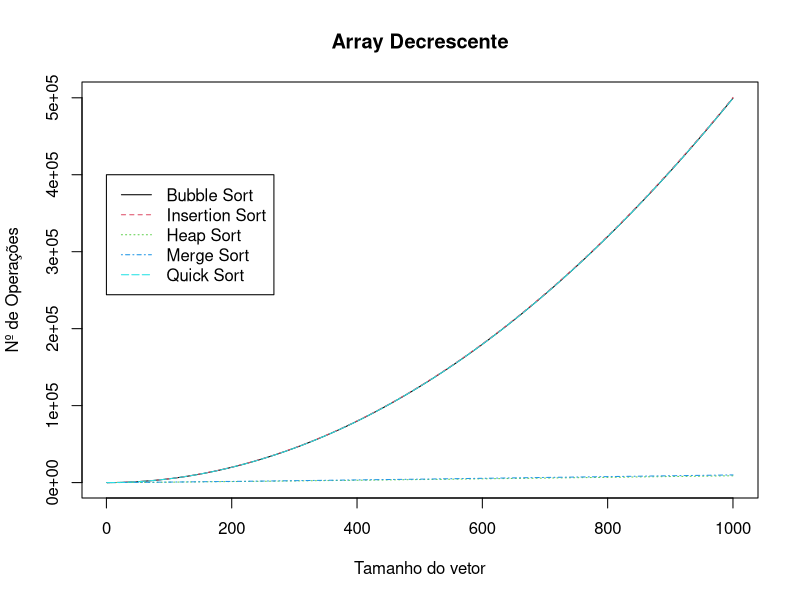

This chart was generated by the following R code:
b<-c(0,
     1,
     3,
     6,
     10,
     15,
     21,
     28,
     36,
     45,
     55,
     66,
     78,
     91,
     105,
     120,
     136,
     153,
     171,
     190,
     210,
     231,
     253,
     276,
     300,
     325,
     351,
     378,
     406,
     435,
     465,
     496,
     528,
     561,
     595,
     630,
     666,
     703,
     741,
     780,
     820,
     861,
     903,
     946,
     990,
     1035,
     1081,
     1128,
     1176,
     1225,
     1275,
     1326,
     1378,
     1431,
     1485,
     1540,
     1596,
     1653,
     1711,
     1770,
     1830,
     1891,
     1953,
     2016,
     2080,
     2145,
     2211,
     2278,
     2346,
     2415,
     2485,
     2556,
     2628,
     2701,
     2775,
     2850,
     2926,
     3003,
     3081,
     3160,
     3240,
     3321,
     3403,
     3486,
     3570,
     3655,
     3741,
     3828,
     3916,
     4005,
     4095,
     4186,
     4278,
     4371,
     4465,
     4560,
     4656,
     4753,
     4851,
     4950,
     5050,
     5151,
     5253,
     5356,
     5460,
     5565,
     5671,
     5778,
     5886,
     5995,
     6105,
     6216,
     6328,
     6441,
     6555,
     6670,
     6786,
     6903,
     7021,
     7140,
     7260,
     7381,
     7503,
     7626,
     7750,
     7875,
     8001,
     8128,
     8256,
     8385,
     8515,
     8646,
     8778,
     8911,
     9045,
     9180,
     9316,
     9453,
     9591,
     9730,
     9870,
     10011,
     10153,
     10296,
     10440,
     10585,
     10731,
     10878,
     11026,
     11175,
     11325,
     11476,
     11628,
     11781,
     11935,
     12090,
     12246,
     12403,
     12561,
     12720,
     12880,
     13041,
     13203,
     13366,
     13530,
     13695,
     13861,
     14028,
     14196,
     14365,
     14535,
     14706,
     14878,
     15051,
     15225,
     15400,
     15576,
     15753,
     15931,
     16110,
     16290,
     16471,
     16653,
     16836,
     17020,
     17205,
     17391,
     17578,
     17766,
     17955,
     18145,
     18336,
     18528,
     18721,
     18915,
     19110,
     19306,
     19503,
     19701,
     19900,
     20100,
     20301,
     20503,
     20706,
     20910,
     21115,
     21321,
     21528,
     21736,
     21945,
     22155,
     22366,
     22578,
     22791,
     23005,
     23220,
     23436,
     23653,
     23871,
     24090,
     24310,
     24531,
     24753,
     24976,
     25200,
     25425,
     25651,
     25878,
     26106,
     26335,
     26565,
     26796,
     27028,
     27261,
     27495,
     27730,
     27966,
     28203,
     28441,
     28680,
     28920,
     29161,
     29403,
     29646,
     29890,
     30135,
     30381,
     30628,
     30876,
     31125,
     31375,
     31626,
     31878,
     32131,
     32385,
     32640,
     32896,
     33153,
     33411,
     33670,
     33930,
     34191,
     34453,
     34716,
     34980,
     35245,
     35511,
     35778,
     36046,
     36315,
     36585,
     36856,
     37128,
     37401,
     37675,
     37950,
     38226,
     38503,
     38781,
     39060,
     39340,
     39621,
     39903,
     40186,
     40470,
     40755,
     41041,
     41328,
     41616,
     41905,
     42195,
     42486,
     42778,
     43071,
     43365,
     43660,
     43956,
     44253,
     44551,
     44850,
     45150,
     45451,
     45753,
     46056,
     46360,
     46665,
     46971,
     47278,
     47586,
     47895,
     48205,
     48516,
     48828,
     49141,
     49455,
     49770,
     50086,
     50403,
     50721,
     51040,
     51360,
     51681,
     52003,
     52326,
     52650,
     52975,
     53301,
     53628,
     53956,
     54285,
     54615,
     54946,
     55278,
     55611,
     55945,
     56280,
     56616,
     56953,
     57291,
     57630,
     57970,
     58311,
     58653,
     58996,
     59340,
     59685,
     60031,
     60378,
     60726,
     61075,
     61425,
     61776,
     62128,
     62481,
     62835,
     63190,
     63546,
     63903,
     64261,
     64620,
     64980,
     65341,
     65703,
     66066,
     66430,
     66795,
     67161,
     67528,
     67896,
     68265,
     68635,
     69006,
     69378,
     69751,
     70125,
     70500,
     70876,
     71253,
     71631,
     72010,
     72390,
     72771,
     73153,
     73536,
     73920,
     74305,
     74691,
     75078,
     75466,
     75855,
     76245,
     76636,
     77028,
     77421,
     77815,
     78210,
     78606,
     79003,
     79401,
     79800,
     80200,
     80601,
     81003,
     81406,
     81810,
     82215,
     82621,
     83028,
     83436,
     83845,
     84255,
     84666,
     85078,
     85491,
     85905,
     86320,
     86736,
     87153,
     87571,
     87990,
     88410,
     88831,
     89253,
     89676,
     90100,
     90525,
     90951,
     91378,
     91806,
     92235,
     92665,
     93096,
     93528,
     93961,
     94395,
     94830,
     95266,
     95703,
     96141,
     96580,
     97020,
     97461,
     97903,
     98346,
     98790,
     99235,
     99681,
     100128,
     100576,
     101025,
     101475,
     101926,
     102378,
     102831,
     103285,
     103740,
     104196,
     104653,
     105111,
     105570,
     106030,
     106491,
     106953,
     107416,
     107880,
     108345,
     108811,
     109278,
     109746,
     110215,
     110685,
     111156,
     111628,
     112101,
     112575,
     113050,
     113526,
     114003,
     114481,
     114960,
     115440,
     115921,
     116403,
     116886,
     117370,
     117855,
     118341,
     118828,
     119316,
     119805,
     120295,
     120786,
     121278,
     121771,
     122265,
     122760,
     123256,
     123753,
     124251,
     124750,
     125250,
     125751,
     126253,
     126756,
     127260,
     127765,
     128271,
     128778,
     129286,
     129795,
     130305,
     130816,
     131328,
     131841,
     132355,
     132870,
     133386,
     133903,
     134421,
     134940,
     135460,
     135981,
     136503,
     137026,
     137550,
     138075,
     138601,
     139128,
     139656,
     140185,
     140715,
     141246,
     141778,
     142311,
     142845,
     143380,
     143916,
     144453,
     144991,
     145530,
     146070,
     146611,
     147153,
     147696,
     148240,
     148785,
     149331,
     149878,
     150426,
     150975,
     151525,
     152076,
     152628,
     153181,
     153735,
     154290,
     154846,
     155403,
     155961,
     156520,
     157080,
     157641,
     158203,
     158766,
     159330,
     159895,
     160461,
     161028,
     161596,
     162165,
     162735,
     163306,
     163878,
     164451,
     165025,
     165600,
     166176,
     166753,
     167331,
     167910,
     168490,
     169071,
     169653,
     170236,
     170820,
     171405,
     171991,
     172578,
     173166,
     173755,
     174345,
     174936,
     175528,
     176121,
     176715,
     177310,
     177906,
     178503,
     179101,
     179700,
     180300,
     180901,
     181503,
     182106,
     182710,
     183315,
     183921,
     184528,
     185136,
     185745,
     186355,
     186966,
     187578,
     188191,
     188805,
     189420,
     190036,
     190653,
     191271,
     191890,
     192510,
     193131,
     193753,
     194376,
     195000,
     195625,
     196251,
     196878,
     197506,
     198135,
     198765,
     199396,
     200028,
     200661,
     201295,
     201930,
     202566,
     203203,
     203841,
     204480,
     205120,
     205761,
     206403,
     207046,
     207690,
     208335,
     208981,
     209628,
     210276,
     210925,
     211575,
     212226,
     212878,
     213531,
     214185,
     214840,
     215496,
     216153,
     216811,
     217470,
     218130,
     218791,
     219453,
     220116,
     220780,
     221445,
     222111,
     222778,
     223446,
     224115,
     224785,
     225456,
     226128,
     226801,
     227475,
     228150,
     228826,
     229503,
     230181,
     230860,
     231540,
     232221,
     232903,
     233586,
     234270,
     234955,
     235641,
     236328,
     237016,
     237705,
     238395,
     239086,
     239778,
     240471,
     241165,
     241860,
     242556,
     243253,
     243951,
     244650,
     245350,
     246051,
     246753,
     247456,
     248160,
     248865,
     249571,
     250278,
     250986,
     251695,
     252405,
     253116,
     253828,
     254541,
     255255,
     255970,
     256686,
     257403,
     258121,
     258840,
     259560,
     260281,
     261003,
     261726,
     262450,
     263175,
     263901,
     264628,
     265356,
     266085,
     266815,
     267546,
     268278,
     269011,
     269745,
     270480,
     271216,
     271953,
     272691,
     273430,
     274170,
     274911,
     275653,
     276396,
     277140,
     277885,
     278631,
     279378,
     280126,
     280875,
     281625,
     282376,
     283128,
     283881,
     284635,
     285390,
     286146,
     286903,
     287661,
     288420,
     289180,
     289941,
     290703,
     291466,
     292230,
     292995,
     293761,
     294528,
     295296,
     296065,
     296835,
     297606,
     298378,
     299151,
     299925,
     300700,
     301476,
     302253,
     303031,
     303810,
     304590,
     305371,
     306153,
     306936,
     307720,
     308505,
     309291,
     310078,
     310866,
     311655,
     312445,
     313236,
     314028,
     314821,
     315615,
     316410,
     317206,
     318003,
     318801,
     319600,
     320400,
     321201,
     322003,
     322806,
     323610,
     324415,
     325221,
     326028,
     326836,
     327645,
     328455,
     329266,
     330078,
     330891,
     331705,
     332520,
     333336,
     334153,
     334971,
     335790,
     336610,
     337431,
     338253,
     339076,
     339900,
     340725,
     341551,
     342378,
     343206,
     344035,
     344865,
     345696,
     346528,
     347361,
     348195,
     349030,
     349866,
     350703,
     351541,
     352380,
     353220,
     354061,
     354903,
     355746,
     356590,
     357435,
     358281,
     359128,
     359976,
     360825,
     361675,
     362526,
     363378,
     364231,
     365085,
     365940,
     366796,
     367653,
     368511,
     369370,
     370230,
     371091,
     371953,
     372816,
     373680,
     374545,
     375411,
     376278,
     377146,
     378015,
     378885,
     379756,
     380628,
     381501,
     382375,
     383250,
     384126,
     385003,
     385881,
     386760,
     387640,
     388521,
     389403,
     390286,
     391170,
     392055,
     392941,
     393828,
     394716,
     395605,
     396495,
     397386,
     398278,
     399171,
     400065,
     400960,
     401856,
     402753,
     403651,
     404550,
     405450,
     406351,
     407253,
     408156,
     409060,
     409965,
     410871,
     411778,
     412686,
     413595,
     414505,
     415416,
     416328,
     417241,
     418155,
     419070,
     419986,
     420903,
     421821,
     422740,
     423660,
     424581,
     425503,
     426426,
     427350,
     428275,
     429201,
     430128,
     431056,
     431985,
     432915,
     433846,
     434778,
     435711,
     436645,
     437580,
     438516,
     439453,
     440391,
     441330,
     442270,
     443211,
     444153,
     445096,
     446040,
     446985,
     447931,
     448878,
     449826,
     450775,
     451725,
     452676,
     453628,
     454581,
     455535,
     456490,
     457446,
     458403,
     459361,
     460320,
     461280,
     462241,
     463203,
     464166,
     465130,
     466095,
     467061,
     468028,
     468996,
     469965,
     470935,
     471906,
     472878,
     473851,
     474825,
     475800,
     476776,
     477753,
     478731,
     479710,
     480690,
     481671,
     482653,
     483636,
     484620,
     485605,
     486591,
     487578,
     488566,
     489555,
     490545,
     491536,
     492528,
     493521,
     494515,
     495510,
     496506,
     497503,
     498501,
     499500)
i<-c(0,
     2,
     5,
     9,
     14,
     20,
     27,
     35,
     44,
     54,
     65,
     77,
     90,
     104,
     119,
     135,
     152,
     170,
     189,
     209,
     230,
     252,
     275,
     299,
     324,
     350,
     377,
     405,
     434,
     464,
     495,
     527,
     560,
     594,
     629,
     665,
     702,
     740,
     779,
     819,
     860,
     902,
     945,
     989,
     1034,
     1080,
     1127,
     1175,
     1224,
     1274,
     1325,
     1377,
     1430,
     1484,
     1539,
     1595,
     1652,
     1710,
     1769,
     1829,
     1890,
     1952,
     2015,
     2079,
     2144,
     2210,
     2277,
     2345,
     2414,
     2484,
     2555,
     2627,
     2700,
     2774,
     2849,
     2925,
     3002,
     3080,
     3159,
     3239,
     3320,
     3402,
     3485,
     3569,
     3654,
     3740,
     3827,
     3915,
     4004,
     4094,
     4185,
     4277,
     4370,
     4464,
     4559,
     4655,
     4752,
     4850,
     4949,
     5049,
     5150,
     5252,
     5355,
     5459,
     5564,
     5670,
     5777,
     5885,
     5994,
     6104,
     6215,
     6327,
     6440,
     6554,
     6669,
     6785,
     6902,
     7020,
     7139,
     7259,
     7380,
     7502,
     7625,
     7749,
     7874,
     8000,
     8127,
     8255,
     8384,
     8514,
     8645,
     8777,
     8910,
     9044,
     9179,
     9315,
     9452,
     9590,
     9729,
     9869,
     10010,
     10152,
     10295,
     10439,
     10584,
     10730,
     10877,
     11025,
     11174,
     11324,
     11475,
     11627,
     11780,
     11934,
     12089,
     12245,
     12402,
     12560,
     12719,
     12879,
     13040,
     13202,
     13365,
     13529,
     13694,
     13860,
     14027,
     14195,
     14364,
     14534,
     14705,
     14877,
     15050,
     15224,
     15399,
     15575,
     15752,
     15930,
     16109,
     16289,
     16470,
     16652,
     16835,
     17019,
     17204,
     17390,
     17577,
     17765,
     17954,
     18144,
     18335,
     18527,
     18720,
     18914,
     19109,
     19305,
     19502,
     19700,
     19899,
     20099,
     20300,
     20502,
     20705,
     20909,
     21114,
     21320,
     21527,
     21735,
     21944,
     22154,
     22365,
     22577,
     22790,
     23004,
     23219,
     23435,
     23652,
     23870,
     24089,
     24309,
     24530,
     24752,
     24975,
     25199,
     25424,
     25650,
     25877,
     26105,
     26334,
     26564,
     26795,
     27027,
     27260,
     27494,
     27729,
     27965,
     28202,
     28440,
     28679,
     28919,
     29160,
     29402,
     29645,
     29889,
     30134,
     30380,
     30627,
     30875,
     31124,
     31374,
     31625,
     31877,
     32130,
     32384,
     32639,
     32895,
     33152,
     33410,
     33669,
     33929,
     34190,
     34452,
     34715,
     34979,
     35244,
     35510,
     35777,
     36045,
     36314,
     36584,
     36855,
     37127,
     37400,
     37674,
     37949,
     38225,
     38502,
     38780,
     39059,
     39339,
     39620,
     39902,
     40185,
     40469,
     40754,
     41040,
     41327,
     41615,
     41904,
     42194,
     42485,
     42777,
     43070,
     43364,
     43659,
     43955,
     44252,
     44550,
     44849,
     45149,
     45450,
     45752,
     46055,
     46359,
     46664,
     46970,
     47277,
     47585,
     47894,
     48204,
     48515,
     48827,
     49140,
     49454,
     49769,
     50085,
     50402,
     50720,
     51039,
     51359,
     51680,
     52002,
     52325,
     52649,
     52974,
     53300,
     53627,
     53955,
     54284,
     54614,
     54945,
     55277,
     55610,
     55944,
     56279,
     56615,
     56952,
     57290,
     57629,
     57969,
     58310,
     58652,
     58995,
     59339,
     59684,
     60030,
     60377,
     60725,
     61074,
     61424,
     61775,
     62127,
     62480,
     62834,
     63189,
     63545,
     63902,
     64260,
     64619,
     64979,
     65340,
     65702,
     66065,
     66429,
     66794,
     67160,
     67527,
     67895,
     68264,
     68634,
     69005,
     69377,
     69750,
     70124,
     70499,
     70875,
     71252,
     71630,
     72009,
     72389,
     72770,
     73152,
     73535,
     73919,
     74304,
     74690,
     75077,
     75465,
     75854,
     76244,
     76635,
     77027,
     77420,
     77814,
     78209,
     78605,
     79002,
     79400,
     79799,
     80199,
     80600,
     81002,
     81405,
     81809,
     82214,
     82620,
     83027,
     83435,
     83844,
     84254,
     84665,
     85077,
     85490,
     85904,
     86319,
     86735,
     87152,
     87570,
     87989,
     88409,
     88830,
     89252,
     89675,
     90099,
     90524,
     90950,
     91377,
     91805,
     92234,
     92664,
     93095,
     93527,
     93960,
     94394,
     94829,
     95265,
     95702,
     96140,
     96579,
     97019,
     97460,
     97902,
     98345,
     98789,
     99234,
     99680,
     100127,
     100575,
     101024,
     101474,
     101925,
     102377,
     102830,
     103284,
     103739,
     104195,
     104652,
     105110,
     105569,
     106029,
     106490,
     106952,
     107415,
     107879,
     108344,
     108810,
     109277,
     109745,
     110214,
     110684,
     111155,
     111627,
     112100,
     112574,
     113049,
     113525,
     114002,
     114480,
     114959,
     115439,
     115920,
     116402,
     116885,
     117369,
     117854,
     118340,
     118827,
     119315,
     119804,
     120294,
     120785,
     121277,
     121770,
     122264,
     122759,
     123255,
     123752,
     124250,
     124749,
     125249,
     125750,
     126252,
     126755,
     127259,
     127764,
     128270,
     128777,
     129285,
     129794,
     130304,
     130815,
     131327,
     131840,
     132354,
     132869,
     133385,
     133902,
     134420,
     134939,
     135459,
     135980,
     136502,
     137025,
     137549,
     138074,
     138600,
     139127,
     139655,
     140184,
     140714,
     141245,
     141777,
     142310,
     142844,
     143379,
     143915,
     144452,
     144990,
     145529,
     146069,
     146610,
     147152,
     147695,
     148239,
     148784,
     149330,
     149877,
     150425,
     150974,
     151524,
     152075,
     152627,
     153180,
     153734,
     154289,
     154845,
     155402,
     155960,
     156519,
     157079,
     157640,
     158202,
     158765,
     159329,
     159894,
     160460,
     161027,
     161595,
     162164,
     162734,
     163305,
     163877,
     164450,
     165024,
     165599,
     166175,
     166752,
     167330,
     167909,
     168489,
     169070,
     169652,
     170235,
     170819,
     171404,
     171990,
     172577,
     173165,
     173754,
     174344,
     174935,
     175527,
     176120,
     176714,
     177309,
     177905,
     178502,
     179100,
     179699,
     180299,
     180900,
     181502,
     182105,
     182709,
     183314,
     183920,
     184527,
     185135,
     185744,
     186354,
     186965,
     187577,
     188190,
     188804,
     189419,
     190035,
     190652,
     191270,
     191889,
     192509,
     193130,
     193752,
     194375,
     194999,
     195624,
     196250,
     196877,
     197505,
     198134,
     198764,
     199395,
     200027,
     200660,
     201294,
     201929,
     202565,
     203202,
     203840,
     204479,
     205119,
     205760,
     206402,
     207045,
     207689,
     208334,
     208980,
     209627,
     210275,
     210924,
     211574,
     212225,
     212877,
     213530,
     214184,
     214839,
     215495,
     216152,
     216810,
     217469,
     218129,
     218790,
     219452,
     220115,
     220779,
     221444,
     222110,
     222777,
     223445,
     224114,
     224784,
     225455,
     226127,
     226800,
     227474,
     228149,
     228825,
     229502,
     230180,
     230859,
     231539,
     232220,
     232902,
     233585,
     234269,
     234954,
     235640,
     236327,
     237015,
     237704,
     238394,
     239085,
     239777,
     240470,
     241164,
     241859,
     242555,
     243252,
     243950,
     244649,
     245349,
     246050,
     246752,
     247455,
     248159,
     248864,
     249570,
     250277,
     250985,
     251694,
     252404,
     253115,
     253827,
     254540,
     255254,
     255969,
     256685,
     257402,
     258120,
     258839,
     259559,
     260280,
     261002,
     261725,
     262449,
     263174,
     263900,
     264627,
     265355,
     266084,
     266814,
     267545,
     268277,
     269010,
     269744,
     270479,
     271215,
     271952,
     272690,
     273429,
     274169,
     274910,
     275652,
     276395,
     277139,
     277884,
     278630,
     279377,
     280125,
     280874,
     281624,
     282375,
     283127,
     283880,
     284634,
     285389,
     286145,
     286902,
     287660,
     288419,
     289179,
     289940,
     290702,
     291465,
     292229,
     292994,
     293760,
     294527,
     295295,
     296064,
     296834,
     297605,
     298377,
     299150,
     299924,
     300699,
     301475,
     302252,
     303030,
     303809,
     304589,
     305370,
     306152,
     306935,
     307719,
     308504,
     309290,
     310077,
     310865,
     311654,
     312444,
     313235,
     314027,
     314820,
     315614,
     316409,
     317205,
     318002,
     318800,
     319599,
     320399,
     321200,
     322002,
     322805,
     323609,
     324414,
     325220,
     326027,
     326835,
     327644,
     328454,
     329265,
     330077,
     330890,
     331704,
     332519,
     333335,
     334152,
     334970,
     335789,
     336609,
     337430,
     338252,
     339075,
     339899,
     340724,
     341550,
     342377,
     343205,
     344034,
     344864,
     345695,
     346527,
     347360,
     348194,
     349029,
     349865,
     350702,
     351540,
     352379,
     353219,
     354060,
     354902,
     355745,
     356589,
     357434,
     358280,
     359127,
     359975,
     360824,
     361674,
     362525,
     363377,
     364230,
     365084,
     365939,
     366795,
     367652,
     368510,
     369369,
     370229,
     371090,
     371952,
     372815,
     373679,
     374544,
     375410,
     376277,
     377145,
     378014,
     378884,
     379755,
     380627,
     381500,
     382374,
     383249,
     384125,
     385002,
     385880,
     386759,
     387639,
     388520,
     389402,
     390285,
     391169,
     392054,
     392940,
     393827,
     394715,
     395604,
     396494,
     397385,
     398277,
     399170,
     400064,
     400959,
     401855,
     402752,
     403650,
     404549,
     405449,
     406350,
     407252,
     408155,
     409059,
     409964,
     410870,
     411777,
     412685,
     413594,
     414504,
     415415,
     416327,
     417240,
     418154,
     419069,
     419985,
     420902,
     421820,
     422739,
     423659,
     424580,
     425502,
     426425,
     427349,
     428274,
     429200,
     430127,
     431055,
     431984,
     432914,
     433845,
     434777,
     435710,
     436644,
     437579,
     438515,
     439452,
     440390,
     441329,
     442269,
     443210,
     444152,
     445095,
     446039,
     446984,
     447930,
     448877,
     449825,
     450774,
     451724,
     452675,
     453627,
     454580,
     455534,
     456489,
     457445,
     458402,
     459360,
     460319,
     461279,
     462240,
     463202,
     464165,
     465129,
     466094,
     467060,
     468027,
     468995,
     469964,
     470934,
     471905,
     472877,
     473850,
     474824,
     475799,
     476775,
     477752,
     478730,
     479709,
     480689,
     481670,
     482652,
     483635,
     484619,
     485604,
     486590,
     487577,
     488565,
     489554,
     490544,
     491535,
     492527,
     493520,
     494514,
     495509,
     496505,
     497502,
     498500,
     499499,
     500499)
h<-c(0,
     2,
     4,
     6,
     10,
     12,
     14,
     20,
     24,
     26,
     28,
     34,
     40,
     42,
     46,
     50,
     54,
     60,
     66,
     72,
     74,
     80,
     84,
     92,
     92,
     100,
     106,
     110,
     114,
     122,
     126,
     128,
     134,
     142,
     148,
     154,
     156,
     162,
     168,
     174,
     182,
     192,
     200,
     202,
     206,
     208,
     212,
     218,
     224,
     232,
     242,
     246,
     258,
     260,
     266,
     270,
     276,
     284,
     292,
     294,
     306,
     306,
     318,
     320,
     330,
     338,
     340,
     346,
     348,
     360,
     362,
     368,
     376,
     386,
     390,
     400,
     408,
     416,
     414,
     426,
     430,
     442,
     444,
     452,
     456,
     466,
     470,
     486,
     492,
     496,
     502,
     512,
     512,
     518,
     520,
     536,
     536,
     548,
     548,
     566,
     566,
     580,
     578,
     594,
     600,
     606,
     608,
     620,
     630,
     634,
     640,
     654,
     656,
     670,
     672,
     676,
     688,
     688,
     694,
     704,
     714,
     716,
     722,
     738,
     736,
     744,
     752,
     766,
     768,
     774,
     780,
     790,
     804,
     804,
     820,
     832,
     826,
     834,
     846,
     850,
     860,
     856,
     874,
     886,
     894,
     892,
     900,
     914,
     918,
     924,
     936,
     948,
     952,
     954,
     972,
     966,
     974,
     994,
     1002,
     1008,
     1004,
     1018,
     1032,
     1036,
     1046,
     1046,
     1054,
     1062,
     1082,
     1074,
     1092,
     1088,
     1098,
     1108,
     1130,
     1120,
     1134,
     1140,
     1154,
     1152,
     1170,
     1174,
     1200,
     1196,
     1202,
     1204,
     1222,
     1224,
     1236,
     1234,
     1252,
     1254,
     1256,
     1258,
     1278,
     1282,
     1298,
     1292,
     1312,
     1306,
     1324,
     1326,
     1344,
     1350,
     1358,
     1364,
     1384,
     1382,
     1394,
     1400,
     1412,
     1408,
     1412,
     1432,
     1448,
     1436,
     1456,
     1452,
     1484,
     1484,
     1488,
     1492,
     1510,
     1520,
     1522,
     1528,
     1532,
     1544,
     1562,
     1566,
     1576,
     1586,
     1590,
     1592,
     1604,
     1612,
     1604,
     1612,
     1652,
     1638,
     1646,
     1644,
     1662,
     1668,
     1672,
     1680,
     1698,
     1698,
     1720,
     1716,
     1732,
     1734,
     1746,
     1752,
     1774,
     1770,
     1770,
     1778,
     1798,
     1804,
     1808,
     1818,
     1830,
     1838,
     1844,
     1852,
     1868,
     1870,
     1872,
     1888,
     1914,
     1914,
     1906,
     1920,
     1930,
     1936,
     1946,
     1962,
     1982,
     1964,
     1982,
     1992,
     2004,
     2014,
     2008,
     2034,
     2036,
     2042,
     2042,
     2050,
     2066,
     2096,
     2072,
     2098,
     2110,
     2108,
     2106,
     2130,
     2126,
     2144,
     2148,
     2164,
     2186,
     2188,
     2184,
     2206,
     2210,
     2210,
     2214,
     2246,
     2240,
     2250,
     2256,
     2278,
     2280,
     2282,
     2288,
     2310,
     2302,
     2324,
     2322,
     2334,
     2336,
     2352,
     2364,
     2388,
     2380,
     2394,
     2392,
     2406,
     2410,
     2424,
     2428,
     2450,
     2452,
     2460,
     2452,
     2476,
     2472,
     2474,
     2490,
     2506,
     2508,
     2526,
     2542,
     2550,
     2554,
     2558,
     2576,
     2594,
     2592,
     2602,
     2596,
     2626,
     2614,
     2632,
     2636,
     2652,
     2646,
     2670,
     2668,
     2686,
     2686,
     2708,
     2710,
     2742,
     2730,
     2744,
     2752,
     2772,
     2750,
     2788,
     2790,
     2810,
     2804,
     2806,
     2820,
     2838,
     2826,
     2852,
     2858,
     2888,
     2874,
     2878,
     2872,
     2884,
     2902,
     2908,
     2918,
     2938,
     2936,
     2944,
     2932,
     2968,
     2960,
     2982,
     2974,
     3004,
     3024,
     3022,
     3024,
     3042,
     3028,
     3046,
     3056,
     3094,
     3082,
     3100,
     3100,
     3126,
     3108,
     3110,
     3130,
     3172,
     3154,
     3164,
     3174,
     3184,
     3184,
     3210,
     3220,
     3246,
     3228,
     3240,
     3254,
     3274,
     3266,
     3270,
     3282,
     3332,
     3314,
     3314,
     3320,
     3342,
     3338,
     3334,
     3350,
     3380,
     3362,
     3384,
     3374,
     3402,
     3400,
     3418,
     3424,
     3474,
     3458,
     3468,
     3460,
     3478,
     3482,
     3488,
     3508,
     3534,
     3508,
     3536,
     3538,
     3562,
     3558,
     3576,
     3578,
     3618,
     3612,
     3616,
     3602,
     3640,
     3632,
     3646,
     3656,
     3682,
     3660,
     3672,
     3684,
     3712,
     3708,
     3714,
     3722,
     3764,
     3756,
     3738,
     3744,
     3772,
     3772,
     3790,
     3792,
     3820,
     3806,
     3820,
     3818,
     3840,
     3860,
     3858,
     3864,
     3902,
     3884,
     3898,
     3898,
     3910,
     3924,
     3926,
     3948,
     3968,
     3950,
     3960,
     3972,
     4004,
     3988,
     3992,
     4006,
     4054,
     4034,
     4028,
     4038,
     4070,
     4074,
     4066,
     4100,
     4128,
     4102,
     4094,
     4112,
     4144,
     4156,
     4144,
     4166,
     4184,
     4192,
     4172,
     4190,
     4224,
     4228,
     4224,
     4244,
     4258,
     4246,
     4272,
     4268,
     4284,
     4300,
     4306,
     4334,
     4352,
     4344,
     4336,
     4350,
     4370,
     4386,
     4374,
     4408,
     4414,
     4404,
     4406,
     4416,
     4438,
     4448,
     4456,
     4478,
     4502,
     4510,
     4510,
     4510,
     4538,
     4538,
     4532,
     4570,
     4586,
     4574,
     4576,
     4582,
     4602,
     4590,
     4618,
     4642,
     4644,
     4632,
     4626,
     4644,
     4672,
     4682,
     4680,
     4714,
     4714,
     4718,
     4710,
     4730,
     4756,
     4764,
     4768,
     4796,
     4808,
     4794,
     4802,
     4822,
     4836,
     4822,
     4832,
     4860,
     4860,
     4872,
     4872,
     4874,
     4904,
     4912,
     4912,
     4938,
     4940,
     4950,
     4960,
     4970,
     4978,
     4986,
     4980,
     5028,
     5008,
     5026,
     5016,
     5038,
     5054,
     5078,
     5066,
     5100,
     5110,
     5112,
     5102,
     5108,
     5126,
     5158,
     5142,
     5158,
     5168,
     5172,
     5178,
     5204,
     5192,
     5218,
     5222,
     5250,
     5264,
     5264,
     5258,
     5286,
     5270,
     5298,
     5290,
     5324,
     5320,
     5326,
     5342,
     5360,
     5330,
     5372,
     5392,
     5412,
     5420,
     5418,
     5406,
     5428,
     5424,
     5444,
     5448,
     5506,
     5474,
     5482,
     5490,
     5532,
     5506,
     5530,
     5538,
     5582,
     5564,
     5560,
     5570,
     5592,
     5586,
     5606,
     5602,
     5634,
     5618,
     5644,
     5640,
     5664,
     5648,
     5682,
     5698,
     5732,
     5728,
     5736,
     5740,
     5758,
     5748,
     5756,
     5760,
     5816,
     5784,
     5806,
     5804,
     5824,
     5822,
     5836,
     5848,
     5898,
     5874,
     5884,
     5886,
     5910,
     5894,
     5916,
     5932,
     5956,
     5950,
     5950,
     5956,
     5988,
     5970,
     5988,
     6000,
     6044,
     6040,
     6042,
     6026,
     6056,
     6052,
     6068,
     6056,
     6108,
     6092,
     6102,
     6094,
     6136,
     6126,
     6142,
     6172,
     6210,
     6186,
     6182,
     6190,
     6214,
     6204,
     6222,
     6230,
     6288,
     6270,
     6280,
     6264,
     6314,
     6294,
     6310,
     6312,
     6390,
     6358,
     6352,
     6358,
     6390,
     6362,
     6390,
     6408,
     6464,
     6412,
     6452,
     6418,
     6472,
     6452,
     6470,
     6492,
     6550,
     6510,
     6494,
     6492,
     6508,
     6512,
     6536,
     6522,
     6586,
     6556,
     6570,
     6568,
     6610,
     6578,
     6614,
     6626,
     6692,
     6664,
     6660,
     6654,
     6682,
     6666,
     6692,
     6684,
     6764,
     6738,
     6738,
     6720,
     6772,
     6758,
     6770,
     6792,
     6878,
     6818,
     6820,
     6842,
     6854,
     6840,
     6870,
     6862,
     6928,
     6880,
     6902,
     6900,
     6940,
     6910,
     6928,
     6942,
     7008,
     6982,
     6986,
     6984,
     7026,
     7016,
     7010,
     7016,
     7072,
     7042,
     7050,
     7034,
     7098,
     7086,
     7092,
     7116,
     7204,
     7140,
     7166,
     7138,
     7176,
     7174,
     7186,
     7196,
     7236,
     7188,
     7232,
     7208,
     7260,
     7244,
     7262,
     7258,
     7354,
     7316,
     7316,
     7314,
     7348,
     7344,
     7354,
     7352,
     7388,
     7364,
     7392,
     7392,
     7420,
     7410,
     7430,
     7432,
     7502,
     7474,
     7472,
     7462,
     7540,
     7506,
     7510,
     7522,
     7564,
     7518,
     7546,
     7512,
     7574,
     7566,
     7596,
     7582,
     7680,
     7634,
     7620,
     7624,
     7680,
     7654,
     7666,
     7678,
     7720,
     7696,
     7730,
     7682,
     7760,
     7726,
     7744,
     7762,
     7852,
     7796,
     7796,
     7788,
     7824,
     7840,
     7840,
     7864,
     7904,
     7858,
     7876,
     7874,
     7928,
     7902,
     7906,
     7932,
     8010,
     7956,
     7968,
     7956,
     8000,
     7980,
     7988,
     8030,
     8062,
     8018,
     8018,
     8028,
     8078,
     8064,
     8058,
     8096,
     8170,
     8118,
     8118,
     8122,
     8162,
     8144,
     8152,
     8178,
     8212,
     8178,
     8198,
     8184,
     8244,
     8228,
     8240,
     8262,
     8332,
     8296,
     8292,
     8288,
     8334,
     8308,
     8328,
     8372,
     8374,
     8346,
     8350,
     8372,
     8404,
     8376,
     8400,
     8426,
     8500,
     8444,
     8436,
     8406,
     8494,
     8466,
     8454,
     8488,
     8518,
     8488,
     8502,
     8496,
     8554,
     8558,
     8538,
     8568,
     8660,
     8602,
     8596,
     8578,
     8634,
     8640,
     8614,
     8658,
     8696,
     8636,
     8668,
     8662,
     8728,
     8708,
     8702,
     8726,
     8816,
     8776,
     8748,
     8734,
     8796,
     8810,
     8798,
     8824,
     8854,
     8830,
     8812,
     8816)
m<-c(0,
     2,
     5,
     8,
     12,
     16,
     20,
     24,
     29,
     34,
     39,
     44,
     49,
     54,
     59,
     64,
     70,
     76,
     82,
     88,
     94,
     100,
     106,
     112,
     118,
     124,
     130,
     136,
     142,
     148,
     154,
     160,
     167,
     174,
     181,
     188,
     195,
     202,
     209,
     216,
     223,
     230,
     237,
     244,
     251,
     258,
     265,
     272,
     279,
     286,
     293,
     300,
     307,
     314,
     321,
     328,
     335,
     342,
     349,
     356,
     363,
     370,
     377,
     384,
     392,
     400,
     408,
     416,
     424,
     432,
     440,
     448,
     456,
     464,
     472,
     480,
     488,
     496,
     504,
     512,
     520,
     528,
     536,
     544,
     552,
     560,
     568,
     576,
     584,
     592,
     600,
     608,
     616,
     624,
     632,
     640,
     648,
     656,
     664,
     672,
     680,
     688,
     696,
     704,
     712,
     720,
     728,
     736,
     744,
     752,
     760,
     768,
     776,
     784,
     792,
     800,
     808,
     816,
     824,
     832,
     840,
     848,
     856,
     864,
     872,
     880,
     888,
     896,
     905,
     914,
     923,
     932,
     941,
     950,
     959,
     968,
     977,
     986,
     995,
     1004,
     1013,
     1022,
     1031,
     1040,
     1049,
     1058,
     1067,
     1076,
     1085,
     1094,
     1103,
     1112,
     1121,
     1130,
     1139,
     1148,
     1157,
     1166,
     1175,
     1184,
     1193,
     1202,
     1211,
     1220,
     1229,
     1238,
     1247,
     1256,
     1265,
     1274,
     1283,
     1292,
     1301,
     1310,
     1319,
     1328,
     1337,
     1346,
     1355,
     1364,
     1373,
     1382,
     1391,
     1400,
     1409,
     1418,
     1427,
     1436,
     1445,
     1454,
     1463,
     1472,
     1481,
     1490,
     1499,
     1508,
     1517,
     1526,
     1535,
     1544,
     1553,
     1562,
     1571,
     1580,
     1589,
     1598,
     1607,
     1616,
     1625,
     1634,
     1643,
     1652,
     1661,
     1670,
     1679,
     1688,
     1697,
     1706,
     1715,
     1724,
     1733,
     1742,
     1751,
     1760,
     1769,
     1778,
     1787,
     1796,
     1805,
     1814,
     1823,
     1832,
     1841,
     1850,
     1859,
     1868,
     1877,
     1886,
     1895,
     1904,
     1913,
     1922,
     1931,
     1940,
     1949,
     1958,
     1967,
     1976,
     1985,
     1994,
     2003,
     2012,
     2021,
     2030,
     2039,
     2048,
     2058,
     2068,
     2078,
     2088,
     2098,
     2108,
     2118,
     2128,
     2138,
     2148,
     2158,
     2168,
     2178,
     2188,
     2198,
     2208,
     2218,
     2228,
     2238,
     2248,
     2258,
     2268,
     2278,
     2288,
     2298,
     2308,
     2318,
     2328,
     2338,
     2348,
     2358,
     2368,
     2378,
     2388,
     2398,
     2408,
     2418,
     2428,
     2438,
     2448,
     2458,
     2468,
     2478,
     2488,
     2498,
     2508,
     2518,
     2528,
     2538,
     2548,
     2558,
     2568,
     2578,
     2588,
     2598,
     2608,
     2618,
     2628,
     2638,
     2648,
     2658,
     2668,
     2678,
     2688,
     2698,
     2708,
     2718,
     2728,
     2738,
     2748,
     2758,
     2768,
     2778,
     2788,
     2798,
     2808,
     2818,
     2828,
     2838,
     2848,
     2858,
     2868,
     2878,
     2888,
     2898,
     2908,
     2918,
     2928,
     2938,
     2948,
     2958,
     2968,
     2978,
     2988,
     2998,
     3008,
     3018,
     3028,
     3038,
     3048,
     3058,
     3068,
     3078,
     3088,
     3098,
     3108,
     3118,
     3128,
     3138,
     3148,
     3158,
     3168,
     3178,
     3188,
     3198,
     3208,
     3218,
     3228,
     3238,
     3248,
     3258,
     3268,
     3278,
     3288,
     3298,
     3308,
     3318,
     3328,
     3338,
     3348,
     3358,
     3368,
     3378,
     3388,
     3398,
     3408,
     3418,
     3428,
     3438,
     3448,
     3458,
     3468,
     3478,
     3488,
     3498,
     3508,
     3518,
     3528,
     3538,
     3548,
     3558,
     3568,
     3578,
     3588,
     3598,
     3608,
     3618,
     3628,
     3638,
     3648,
     3658,
     3668,
     3678,
     3688,
     3698,
     3708,
     3718,
     3728,
     3738,
     3748,
     3758,
     3768,
     3778,
     3788,
     3798,
     3808,
     3818,
     3828,
     3838,
     3848,
     3858,
     3868,
     3878,
     3888,
     3898,
     3908,
     3918,
     3928,
     3938,
     3948,
     3958,
     3968,
     3978,
     3988,
     3998,
     4008,
     4018,
     4028,
     4038,
     4048,
     4058,
     4068,
     4078,
     4088,
     4098,
     4108,
     4118,
     4128,
     4138,
     4148,
     4158,
     4168,
     4178,
     4188,
     4198,
     4208,
     4218,
     4228,
     4238,
     4248,
     4258,
     4268,
     4278,
     4288,
     4298,
     4308,
     4318,
     4328,
     4338,
     4348,
     4358,
     4368,
     4378,
     4388,
     4398,
     4408,
     4418,
     4428,
     4438,
     4448,
     4458,
     4468,
     4478,
     4488,
     4498,
     4508,
     4518,
     4528,
     4538,
     4548,
     4558,
     4568,
     4578,
     4588,
     4598,
     4608,
     4619,
     4630,
     4641,
     4652,
     4663,
     4674,
     4685,
     4696,
     4707,
     4718,
     4729,
     4740,
     4751,
     4762,
     4773,
     4784,
     4795,
     4806,
     4817,
     4828,
     4839,
     4850,
     4861,
     4872,
     4883,
     4894,
     4905,
     4916,
     4927,
     4938,
     4949,
     4960,
     4971,
     4982,
     4993,
     5004,
     5015,
     5026,
     5037,
     5048,
     5059,
     5070,
     5081,
     5092,
     5103,
     5114,
     5125,
     5136,
     5147,
     5158,
     5169,
     5180,
     5191,
     5202,
     5213,
     5224,
     5235,
     5246,
     5257,
     5268,
     5279,
     5290,
     5301,
     5312,
     5323,
     5334,
     5345,
     5356,
     5367,
     5378,
     5389,
     5400,
     5411,
     5422,
     5433,
     5444,
     5455,
     5466,
     5477,
     5488,
     5499,
     5510,
     5521,
     5532,
     5543,
     5554,
     5565,
     5576,
     5587,
     5598,
     5609,
     5620,
     5631,
     5642,
     5653,
     5664,
     5675,
     5686,
     5697,
     5708,
     5719,
     5730,
     5741,
     5752,
     5763,
     5774,
     5785,
     5796,
     5807,
     5818,
     5829,
     5840,
     5851,
     5862,
     5873,
     5884,
     5895,
     5906,
     5917,
     5928,
     5939,
     5950,
     5961,
     5972,
     5983,
     5994,
     6005,
     6016,
     6027,
     6038,
     6049,
     6060,
     6071,
     6082,
     6093,
     6104,
     6115,
     6126,
     6137,
     6148,
     6159,
     6170,
     6181,
     6192,
     6203,
     6214,
     6225,
     6236,
     6247,
     6258,
     6269,
     6280,
     6291,
     6302,
     6313,
     6324,
     6335,
     6346,
     6357,
     6368,
     6379,
     6390,
     6401,
     6412,
     6423,
     6434,
     6445,
     6456,
     6467,
     6478,
     6489,
     6500,
     6511,
     6522,
     6533,
     6544,
     6555,
     6566,
     6577,
     6588,
     6599,
     6610,
     6621,
     6632,
     6643,
     6654,
     6665,
     6676,
     6687,
     6698,
     6709,
     6720,
     6731,
     6742,
     6753,
     6764,
     6775,
     6786,
     6797,
     6808,
     6819,
     6830,
     6841,
     6852,
     6863,
     6874,
     6885,
     6896,
     6907,
     6918,
     6929,
     6940,
     6951,
     6962,
     6973,
     6984,
     6995,
     7006,
     7017,
     7028,
     7039,
     7050,
     7061,
     7072,
     7083,
     7094,
     7105,
     7116,
     7127,
     7138,
     7149,
     7160,
     7171,
     7182,
     7193,
     7204,
     7215,
     7226,
     7237,
     7248,
     7259,
     7270,
     7281,
     7292,
     7303,
     7314,
     7325,
     7336,
     7347,
     7358,
     7369,
     7380,
     7391,
     7402,
     7413,
     7424,
     7435,
     7446,
     7457,
     7468,
     7479,
     7490,
     7501,
     7512,
     7523,
     7534,
     7545,
     7556,
     7567,
     7578,
     7589,
     7600,
     7611,
     7622,
     7633,
     7644,
     7655,
     7666,
     7677,
     7688,
     7699,
     7710,
     7721,
     7732,
     7743,
     7754,
     7765,
     7776,
     7787,
     7798,
     7809,
     7820,
     7831,
     7842,
     7853,
     7864,
     7875,
     7886,
     7897,
     7908,
     7919,
     7930,
     7941,
     7952,
     7963,
     7974,
     7985,
     7996,
     8007,
     8018,
     8029,
     8040,
     8051,
     8062,
     8073,
     8084,
     8095,
     8106,
     8117,
     8128,
     8139,
     8150,
     8161,
     8172,
     8183,
     8194,
     8205,
     8216,
     8227,
     8238,
     8249,
     8260,
     8271,
     8282,
     8293,
     8304,
     8315,
     8326,
     8337,
     8348,
     8359,
     8370,
     8381,
     8392,
     8403,
     8414,
     8425,
     8436,
     8447,
     8458,
     8469,
     8480,
     8491,
     8502,
     8513,
     8524,
     8535,
     8546,
     8557,
     8568,
     8579,
     8590,
     8601,
     8612,
     8623,
     8634,
     8645,
     8656,
     8667,
     8678,
     8689,
     8700,
     8711,
     8722,
     8733,
     8744,
     8755,
     8766,
     8777,
     8788,
     8799,
     8810,
     8821,
     8832,
     8843,
     8854,
     8865,
     8876,
     8887,
     8898,
     8909,
     8920,
     8931,
     8942,
     8953,
     8964,
     8975,
     8986,
     8997,
     9008,
     9019,
     9030,
     9041,
     9052,
     9063,
     9074,
     9085,
     9096,
     9107,
     9118,
     9129,
     9140,
     9151,
     9162,
     9173,
     9184,
     9195,
     9206,
     9217,
     9228,
     9239,
     9250,
     9261,
     9272,
     9283,
     9294,
     9305,
     9316,
     9327,
     9338,
     9349,
     9360,
     9371,
     9382,
     9393,
     9404,
     9415,
     9426,
     9437,
     9448,
     9459,
     9470,
     9481,
     9492,
     9503,
     9514,
     9525,
     9536,
     9547,
     9558,
     9569,
     9580,
     9591,
     9602,
     9613,
     9624,
     9635,
     9646,
     9657,
     9668,
     9679,
     9690,
     9701,
     9712,
     9723,
     9734,
     9745,
     9756,
     9767,
     9778,
     9789,
     9800,
     9811,
     9822,
     9833,
     9844,
     9855,
     9866,
     9877,
     9888,
     9899,
     9910,
     9921,
     9932,
     9943,
     9954,
     9965,
     9976)
q<-c(0,
     1,
     3,
     6,
     10,
     15,
     21,
     28,
     36,
     45,
     55,
     66,
     78,
     91,
     105,
     120,
     136,
     153,
     171,
     190,
     210,
     231,
     253,
     276,
     300,
     325,
     351,
     378,
     406,
     435,
     465,
     496,
     528,
     561,
     595,
     630,
     666,
     703,
     741,
     780,
     820,
     861,
     903,
     946,
     990,
     1035,
     1081,
     1128,
     1176,
     1225,
     1275,
     1326,
     1378,
     1431,
     1485,
     1540,
     1596,
     1653,
     1711,
     1770,
     1830,
     1891,
     1953,
     2016,
     2080,
     2145,
     2211,
     2278,
     2346,
     2415,
     2485,
     2556,
     2628,
     2701,
     2775,
     2850,
     2926,
     3003,
     3081,
     3160,
     3240,
     3321,
     3403,
     3486,
     3570,
     3655,
     3741,
     3828,
     3916,
     4005,
     4095,
     4186,
     4278,
     4371,
     4465,
     4560,
     4656,
     4753,
     4851,
     4950,
     5050,
     5151,
     5253,
     5356,
     5460,
     5565,
     5671,
     5778,
     5886,
     5995,
     6105,
     6216,
     6328,
     6441,
     6555,
     6670,
     6786,
     6903,
     7021,
     7140,
     7260,
     7381,
     7503,
     7626,
     7750,
     7875,
     8001,
     8128,
     8256,
     8385,
     8515,
     8646,
     8778,
     8911,
     9045,
     9180,
     9316,
     9453,
     9591,
     9730,
     9870,
     10011,
     10153,
     10296,
     10440,
     10585,
     10731,
     10878,
     11026,
     11175,
     11325,
     11476,
     11628,
     11781,
     11935,
     12090,
     12246,
     12403,
     12561,
     12720,
     12880,
     13041,
     13203,
     13366,
     13530,
     13695,
     13861,
     14028,
     14196,
     14365,
     14535,
     14706,
     14878,
     15051,
     15225,
     15400,
     15576,
     15753,
     15931,
     16110,
     16290,
     16471,
     16653,
     16836,
     17020,
     17205,
     17391,
     17578,
     17766,
     17955,
     18145,
     18336,
     18528,
     18721,
     18915,
     19110,
     19306,
     19503,
     19701,
     19900,
     20100,
     20301,
     20503,
     20706,
     20910,
     21115,
     21321,
     21528,
     21736,
     21945,
     22155,
     22366,
     22578,
     22791,
     23005,
     23220,
     23436,
     23653,
     23871,
     24090,
     24310,
     24531,
     24753,
     24976,
     25200,
     25425,
     25651,
     25878,
     26106,
     26335,
     26565,
     26796,
     27028,
     27261,
     27495,
     27730,
     27966,
     28203,
     28441,
     28680,
     28920,
     29161,
     29403,
     29646,
     29890,
     30135,
     30381,
     30628,
     30876,
     31125,
     31375,
     31626,
     31878,
     32131,
     32385,
     32640,
     32896,
     33153,
     33411,
     33670,
     33930,
     34191,
     34453,
     34716,
     34980,
     35245,
     35511,
     35778,
     36046,
     36315,
     36585,
     36856,
     37128,
     37401,
     37675,
     37950,
     38226,
     38503,
     38781,
     39060,
     39340,
     39621,
     39903,
     40186,
     40470,
     40755,
     41041,
     41328,
     41616,
     41905,
     42195,
     42486,
     42778,
     43071,
     43365,
     43660,
     43956,
     44253,
     44551,
     44850,
     45150,
     45451,
     45753,
     46056,
     46360,
     46665,
     46971,
     47278,
     47586,
     47895,
     48205,
     48516,
     48828,
     49141,
     49455,
     49770,
     50086,
     50403,
     50721,
     51040,
     51360,
     51681,
     52003,
     52326,
     52650,
     52975,
     53301,
     53628,
     53956,
     54285,
     54615,
     54946,
     55278,
     55611,
     55945,
     56280,
     56616,
     56953,
     57291,
     57630,
     57970,
     58311,
     58653,
     58996,
     59340,
     59685,
     60031,
     60378,
     60726,
     61075,
     61425,
     61776,
     62128,
     62481,
     62835,
     63190,
     63546,
     63903,
     64261,
     64620,
     64980,
     65341,
     65703,
     66066,
     66430,
     66795,
     67161,
     67528,
     67896,
     68265,
     68635,
     69006,
     69378,
     69751,
     70125,
     70500,
     70876,
     71253,
     71631,
     72010,
     72390,
     72771,
     73153,
     73536,
     73920,
     74305,
     74691,
     75078,
     75466,
     75855,
     76245,
     76636,
     77028,
     77421,
     77815,
     78210,
     78606,
     79003,
     79401,
     79800,
     80200,
     80601,
     81003,
     81406,
     81810,
     82215,
     82621,
     83028,
     83436,
     83845,
     84255,
     84666,
     85078,
     85491,
     85905,
     86320,
     86736,
     87153,
     87571,
     87990,
     88410,
     88831,
     89253,
     89676,
     90100,
     90525,
     90951,
     91378,
     91806,
     92235,
     92665,
     93096,
     93528,
     93961,
     94395,
     94830,
     95266,
     95703,
     96141,
     96580,
     97020,
     97461,
     97903,
     98346,
     98790,
     99235,
     99681,
     100128,
     100576,
     101025,
     101475,
     101926,
     102378,
     102831,
     103285,
     103740,
     104196,
     104653,
     105111,
     105570,
     106030,
     106491,
     106953,
     107416,
     107880,
     108345,
     108811,
     109278,
     109746,
     110215,
     110685,
     111156,
     111628,
     112101,
     112575,
     113050,
     113526,
     114003,
     114481,
     114960,
     115440,
     115921,
     116403,
     116886,
     117370,
     117855,
     118341,
     118828,
     119316,
     119805,
     120295,
     120786,
     121278,
     121771,
     122265,
     122760,
     123256,
     123753,
     124251,
     124750,
     125250,
     125751,
     126253,
     126756,
     127260,
     127765,
     128271,
     128778,
     129286,
     129795,
     130305,
     130816,
     131328,
     131841,
     132355,
     132870,
     133386,
     133903,
     134421,
     134940,
     135460,
     135981,
     136503,
     137026,
     137550,
     138075,
     138601,
     139128,
     139656,
     140185,
     140715,
     141246,
     141778,
     142311,
     142845,
     143380,
     143916,
     144453,
     144991,
     145530,
     146070,
     146611,
     147153,
     147696,
     148240,
     148785,
     149331,
     149878,
     150426,
     150975,
     151525,
     152076,
     152628,
     153181,
     153735,
     154290,
     154846,
     155403,
     155961,
     156520,
     157080,
     157641,
     158203,
     158766,
     159330,
     159895,
     160461,
     161028,
     161596,
     162165,
     162735,
     163306,
     163878,
     164451,
     165025,
     165600,
     166176,
     166753,
     167331,
     167910,
     168490,
     169071,
     169653,
     170236,
     170820,
     171405,
     171991,
     172578,
     173166,
     173755,
     174345,
     174936,
     175528,
     176121,
     176715,
     177310,
     177906,
     178503,
     179101,
     179700,
     180300,
     180901,
     181503,
     182106,
     182710,
     183315,
     183921,
     184528,
     185136,
     185745,
     186355,
     186966,
     187578,
     188191,
     188805,
     189420,
     190036,
     190653,
     191271,
     191890,
     192510,
     193131,
     193753,
     194376,
     195000,
     195625,
     196251,
     196878,
     197506,
     198135,
     198765,
     199396,
     200028,
     200661,
     201295,
     201930,
     202566,
     203203,
     203841,
     204480,
     205120,
     205761,
     206403,
     207046,
     207690,
     208335,
     208981,
     209628,
     210276,
     210925,
     211575,
     212226,
     212878,
     213531,
     214185,
     214840,
     215496,
     216153,
     216811,
     217470,
     218130,
     218791,
     219453,
     220116,
     220780,
     221445,
     222111,
     222778,
     223446,
     224115,
     224785,
     225456,
     226128,
     226801,
     227475,
     228150,
     228826,
     229503,
     230181,
     230860,
     231540,
     232221,
     232903,
     233586,
     234270,
     234955,
     235641,
     236328,
     237016,
     237705,
     238395,
     239086,
     239778,
     240471,
     241165,
     241860,
     242556,
     243253,
     243951,
     244650,
     245350,
     246051,
     246753,
     247456,
     248160,
     248865,
     249571,
     250278,
     250986,
     251695,
     252405,
     253116,
     253828,
     254541,
     255255,
     255970,
     256686,
     257403,
     258121,
     258840,
     259560,
     260281,
     261003,
     261726,
     262450,
     263175,
     263901,
     264628,
     265356,
     266085,
     266815,
     267546,
     268278,
     269011,
     269745,
     270480,
     271216,
     271953,
     272691,
     273430,
     274170,
     274911,
     275653,
     276396,
     277140,
     277885,
     278631,
     279378,
     280126,
     280875,
     281625,
     282376,
     283128,
     283881,
     284635,
     285390,
     286146,
     286903,
     287661,
     288420,
     289180,
     289941,
     290703,
     291466,
     292230,
     292995,
     293761,
     294528,
     295296,
     296065,
     296835,
     297606,
     298378,
     299151,
     299925,
     300700,
     301476,
     302253,
     303031,
     303810,
     304590,
     305371,
     306153,
     306936,
     307720,
     308505,
     309291,
     310078,
     310866,
     311655,
     312445,
     313236,
     314028,
     314821,
     315615,
     316410,
     317206,
     318003,
     318801,
     319600,
     320400,
     321201,
     322003,
     322806,
     323610,
     324415,
     325221,
     326028,
     326836,
     327645,
     328455,
     329266,
     330078,
     330891,
     331705,
     332520,
     333336,
     334153,
     334971,
     335790,
     336610,
     337431,
     338253,
     339076,
     339900,
     340725,
     341551,
     342378,
     343206,
     344035,
     344865,
     345696,
     346528,
     347361,
     348195,
     349030,
     349866,
     350703,
     351541,
     352380,
     353220,
     354061,
     354903,
     355746,
     356590,
     357435,
     358281,
     359128,
     359976,
     360825,
     361675,
     362526,
     363378,
     364231,
     365085,
     365940,
     366796,
     367653,
     368511,
     369370,
     370230,
     371091,
     371953,
     372816,
     373680,
     374545,
     375411,
     376278,
     377146,
     378015,
     378885,
     379756,
     380628,
     381501,
     382375,
     383250,
     384126,
     385003,
     385881,
     386760,
     387640,
     388521,
     389403,
     390286,
     391170,
     392055,
     392941,
     393828,
     394716,
     395605,
     396495,
     397386,
     398278,
     399171,
     400065,
     400960,
     401856,
     402753,
     403651,
     404550,
     405450,
     406351,
     407253,
     408156,
     409060,
     409965,
     410871,
     411778,
     412686,
     413595,
     414505,
     415416,
     416328,
     417241,
     418155,
     419070,
     419986,
     420903,
     421821,
     422740,
     423660,
     424581,
     425503,
     426426,
     427350,
     428275,
     429201,
     430128,
     431056,
     431985,
     432915,
     433846,
     434778,
     435711,
     436645,
     437580,
     438516,
     439453,
     440391,
     441330,
     442270,
     443211,
     444153,
     445096,
     446040,
     446985,
     447931,
     448878,
     449826,
     450775,
     451725,
     452676,
     453628,
     454581,
     455535,
     456490,
     457446,
     458403,
     459361,
     460320,
     461280,
     462241,
     463203,
     464166,
     465130,
     466095,
     467061,
     468028,
     468996,
     469965,
     470935,
     471906,
     472878,
     473851,
     474825,
     475800,
     476776,
     477753,
     478731,
     479710,
     480690,
     481671,
     482653,
     483636,
     484620,
     485605,
     486591,
     487578,
     488566,
     489555,
     490545,
     491536,
     492528,
     493521,
     494515,
     495510,
     496506,
     497503,
     498501,
     499500)

x<-seq(1,1000,1000)
y<-cbind(b,i,h,m,q)
matplot(y, type = "l", main = "Array Decrescente", xlab = "Tamanho do vetor", ylab = "Nº de Operações")
legend(0,400000,c("Bubble Sort","Insertion Sort", "Heap Sort","Merge Sort","Quick Sort"),lty = c(1,2,3,4,5),col = c(1,2,3,4,5))
